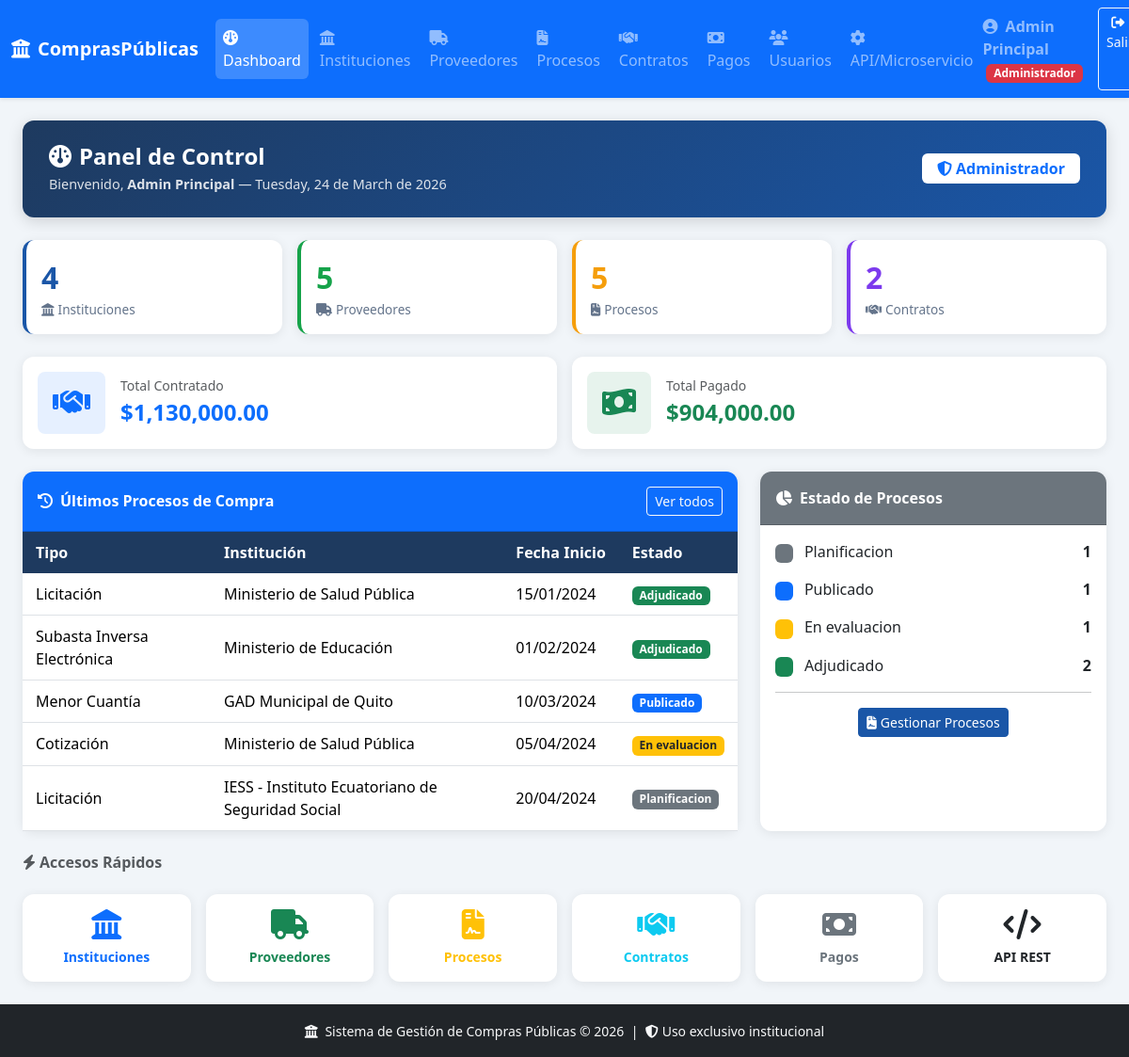
/views/dashboard.php (signed in), run on the app's committed database.
### tables this page shows
CREATE TABLE IF NOT EXISTS proceso_compra (
    id_proceso INT AUTO_INCREMENT PRIMARY KEY,
    id_institucion INT NOT NULL,
    tipo_proceso VARCHAR(100) NOT NULL,
    fecha_inicio DATE NOT NULL,
    estado ENUM('planificacion','publicado','en_evaluacion','adjudicado','desierto','cancelado') NOT NULL DEFAULT 'planificacion',
    descripcion TEXT,
    presupuesto_referencial DECIMAL(15,2),
    created_at TIMESTAMP DEFAULT CURRENT_TIMESTAMP,
    CONSTRAINT fk_proceso_institucion FOREIGN KEY (id_institucion) REFERENCES institucion_publica(id_institucion) ON UPDATE CASCADE ON DELETE RESTRICT
);

CREATE TABLE IF NOT EXISTS institucion_publica (
    id_institucion INT AUTO_INCREMENT PRIMARY KEY,
    nombre VARCHAR(200) NOT NULL,
    telefono VARCHAR(20),
    correo VARCHAR(150),
    direccion VARCHAR(300),
    created_at TIMESTAMP DEFAULT CURRENT_TIMESTAMP
);

### includes/session.php (called while the page is built, shortened)
<?php
function isAdmin()
{
    return ($_SESSION['user_rol'] ?? '') === 'administrador';
}

### views/dashboard.php (the view, shortened to what this page needs)
<?php
require_once '../includes/header.php';
$pdo = getDB();
$stats = [
    'instituciones' => $pdo->query("SELECT COUNT(*) FROM institucion_publica")->fetchColumn(),
    'proveedores'   => $pdo->query("SELECT COUNT(*) FROM proveedor")->fetchColumn(),
    'procesos'      => $pdo->query("SELECT COUNT(*) FROM proceso_compra")->fetchColumn(),
    'contratos'     => $pdo->query("SELECT COUNT(*) FROM contrato")->fetchColumn(),
    'pagos'         => $pdo->query("SELECT COUNT(*) FROM pago")->fetchColumn(),
    'total_pagado'  => $pdo->query("SELECT COALESCE(SUM(monto_pagado),0) FROM pago")->fetchColumn(),
    'total_contratado' => $pdo->query("SELECT COALESCE(SUM(monto_contratado),0) FROM contrato")->fetchColumn(),
];
$ultimosProcesos = $pdo->query("
    SELECT pc.*, ip.nombre AS institucion
    FROM proceso_compra pc
    JOIN institucion_publica ip ON pc.id_institucion = ip.id_institucion
    ORDER BY pc.created_at DESC LIMIT 5
")->fetchAll();
$estadosProcesos = $pdo->query("
    SELECT estado, COUNT(*) as total FROM proceso_compra GROUP BY estado
")->fetchAll();
?>
<div class="page-hero">
  <div class="d-flex justify-content-between align-items-center">
    <div>
      <h2><i class="fa fa-gauge me-2"></i>Panel de Control</h2>
      <p>Bienvenido, <strong><?php echo htmlspecialchars($_SESSION['user_name']); ?></strong> — <?php echo date('l, d \d\e F \d\e Y'); ?></p>
    </div>
    <div class="text-end d-none d-md-block">
      <span class="badge bg-white text-primary fs-6 px-3 py-2">
        <i class="fa fa-shield-halved me-1"></i><?php echo ucfirst($_SESSION['user_rol']); ?>
      </span>
    </div>
  </div>
</div>
<div class="row g-3 mb-4">
  <div class="col-6 col-md-3">
    <div class="card stat-card p-3">
      <div class="stat-number"><?php echo $stats['instituciones']; ?></div>
      <div class="stat-label"><i class="fa fa-landmark me-1"></i>Instituciones</div>
    </div>
  </div>
  <div class="col-6 col-md-3">
    <div class="card stat-card p-3" style="border-color:#16a34a">
      <div class="stat-number" style="color:#16a34a"><?php echo $stats['proveedores']; ?></div>
      <div class="stat-label"><i class="fa fa-truck me-1"></i>Proveedores</div>
    </div>
  </div>
  <div class="col-6 col-md-3">
    <div class="card stat-card p-3" style="border-color:#f59e0b">
      <div class="stat-number" style="color:#f59e0b"><?php echo $stats['procesos']; ?></div>
      <div class="stat-label"><i class="fa fa-file-contract me-1"></i>Procesos</div>
    </div>
  </div>
  <div class="col-6 col-md-3">
    <div class="card stat-card p-3" style="border-color:#7c3aed">
      <div class="stat-number" style="color:#7c3aed"><?php echo $stats['contratos']; ?></div>
      <div class="stat-label"><i class="fa fa-handshake me-1"></i>Contratos</div>
    </div>
  </div>
</div>
<div class="row g-3 mb-4">
  <div class="col-md-6">
    <div class="card p-3">
      <div class="d-flex align-items-center">
        <div class="bg-primary bg-opacity-10 rounded-3 p-3 me-3">
          <i class="fa fa-handshake fa-2x text-primary"></i>
        </div>
        <div>
          <div class="text-muted small">Total Contratado</div>
          <div class="fw-bold fs-4 text-primary">$<?php echo number_format($stats['total_contratado'], 2, '.', ','); ?></div>
        </div>
      </div>
    </div>
  </div>
  <div class="col-md-6">
    <div class="card p-3">
      <div class="d-flex align-items-center">
        <div class="bg-success bg-opacity-10 rounded-3 p-3 me-3">
          <i class="fa fa-money-bill-wave fa-2x text-success"></i>
        </div>
        <div>
          <div class="text-muted small">Total Pagado</div>
          <div class="fw-bold fs-4 text-success">$<?php echo number_format($stats['total_pagado'], 2, '.', ','); ?></div>
        </div>
      </div>
    </div>
  </div>
</div>
<div class="row g-4">
  <div class="col-lg-8">
    <div class="card">
      <div class="card-header bg-primary text-white d-flex justify-content-between align-items-center py-3">
        <span><i class="fa fa-clock-rotate-left me-2"></i>Últimos Procesos de Compra</span>
        <a href="procesos.php" class="btn btn-sm btn-outline-light">Ver todos</a>
      </div>
      <div class="card-body p-0">
        <div class="table-responsive">
          <table class="table table-hover mb-0">
            <thead><tr>
              <th>Tipo</th><th>Institución</th><th>Fecha Inicio</th><th>Estado</th>
            </tr></thead>
            <tbody>
            <?php foreach ($ultimosProcesos as $p):
              $badgeClass = match($p['estado']) {
                'adjudicado' => 'bg-success',
                'publicado' => 'bg-primary',
                'en_evaluacion' => 'bg-warning text-dark',
                'cancelado','desierto' => 'bg-danger',
                default => 'bg-secondary'
              };
            ?>
            <tr>
              <td><?php echo htmlspecialchars($p['tipo_proceso']); ?></td>
              <td><?php echo htmlspecialchars($p['institucion']); ?></td>
              <td><?php echo date('d/m/Y', strtotime($p['fecha_inicio'])); ?></td>
              <td><span class="badge <?php echo $badgeClass; ?>"><?php echo ucfirst(str_replace('_',' ',$p['estado'])); ?></span></td>
            </tr>
            <?php endforeach; ?>
            </tbody>
          </table>
        </div>
      </div>
    </div>
  </div>
  <div class="col-lg-4">
    <div class="card h-100">
      <div class="card-header bg-secondary text-white py-3">
        <i class="fa fa-chart-pie me-2"></i>Estado de Procesos
      </div>
      <div class="card-body">
        <?php
        $colors = ['planificacion'=>'secondary','publicado'=>'primary','en_evaluacion'=>'warning','adjudicado'=>'success','desierto'=>'dark','cancelado'=>'danger'];
        foreach ($estadosProcesos as $e):
          $c = $colors[$e['estado']] ?? 'secondary';
        ?>
        <div class="d-flex justify-content-between align-items-center mb-3">
          <div>
            <span class="badge bg-<?php echo $c; ?> me-2">&nbsp;</span>
            <?php echo ucfirst(str_replace('_',' ',$e['estado'])); ?>
          </div>
          <strong><?php echo $e['total']; ?></strong>
        </div>
        <?php endforeach; ?>
        <hr>
        <div class="text-center mt-3">
          <a href="procesos.php" class="btn btn-primary btn-sm">
            <i class="fa fa-file-contract me-1"></i>Gestionar Procesos
          </a>
        </div>
      </div>
    </div>
  </div>
</div>
<div class="row g-3 mt-2">
  <div class="col-12"><h6 class="text-muted fw-bold"><i class="fa fa-bolt me-1"></i>Accesos Rápidos</h6></div>
  <?php $menus = [
    ['instituciones.php','fa-landmark','Instituciones','primary'],
    ['proveedores.php','fa-truck','Proveedores','success'],
    ['procesos.php','fa-file-contract','Procesos','warning'],
    ['contratos.php','fa-handshake','Contratos','info'],
    ['pagos.php','fa-money-bill','Pagos','secondary'],
    ['microservicio.php','fa-code','API REST','dark'],
  ]; ?>
  <?php foreach ($menus as $m): ?>
  <div class="col-6 col-md-2">
    <a href="<?php echo $m[0]; ?>" class="card text-center p-3 text-decoration-none text-<?php echo $m[3]; ?> hover-shadow">
      <i class="fa <?php echo $m[1]; ?> fa-2x mb-2"></i>
      <div class="small fw-bold"><?php echo $m[2]; ?></div>
    </a>
  </div>
  <?php endforeach; ?>
</div>
<?php require_once '../includes/footer.php'; ?>

### includes/header.php (shortened to what this page needs)
<?php
require_once __DIR__ . '/session.php';
$rol = $_SESSION['user_rol'];
$nombre = $_SESSION['user_name'];
?>
<!DOCTYPE html>
<html lang="es">
<head>
    <link rel="stylesheet" href="https://cdnjs.cloudflare.com/ajax/libs/bootstrap/5.3.2/css/bootstrap.min.css">
    <link rel="stylesheet" href="https://cdnjs.cloudflare.com/ajax/libs/font-awesome/6.4.0/css/all.min.css">
    <link rel="stylesheet" href="../assets/css/style.css">
</head>
<body>
<nav class="navbar navbar-expand-lg navbar-dark bg-primary shadow-sm sticky-top">
  <div class="container-fluid">
    <a class="navbar-brand fw-bold" href="dashboard.php">
      <i class="fa fa-building-columns me-2"></i>ComprasPúblicas
    </a>
    <div class="collapse navbar-collapse" id="navbarNav">
      <ul class="navbar-nav me-auto">
        <li class="nav-item">
          <a class="nav-link <?php echo (basename($_SERVER['PHP_SELF'])=='dashboard.php')?'active':''; ?>" href="dashboard.php">
            <i class="fa fa-gauge me-1"></i>Dashboard
          </a>
        </li>
        <li class="nav-item">
          <a class="nav-link <?php echo (basename($_SERVER['PHP_SELF'])=='instituciones.php')?'active':''; ?>" href="instituciones.php">
            <i class="fa fa-landmark me-1"></i>Instituciones
          </a>
        </li>
        <li class="nav-item">
          <a class="nav-link <?php echo (basename($_SERVER['PHP_SELF'])=='proveedores.php')?'active':''; ?>" href="proveedores.php">
            <i class="fa fa-truck me-1"></i>Proveedores
          </a>
        </li>
        <li class="nav-item">
          <a class="nav-link <?php echo (basename($_SERVER['PHP_SELF'])=='procesos.php')?'active':''; ?>" href="procesos.php">
            <i class="fa fa-file-contract me-1"></i>Procesos
          </a>
        </li>
        <li class="nav-item">
          <a class="nav-link <?php echo (basename($_SERVER['PHP_SELF'])=='contratos.php')?'active':''; ?>" href="contratos.php">
            <i class="fa fa-handshake me-1"></i>Contratos
          </a>
        </li>
        <li class="nav-item">
          <a class="nav-link <?php echo (basename($_SERVER['PHP_SELF'])=='pagos.php')?'active':''; ?>" href="pagos.php">
            <i class="fa fa-money-bill me-1"></i>Pagos
          </a>
        </li>
        <?php if (isAdmin()): ?>
        <li class="nav-item">
          <a class="nav-link <?php echo (basename($_SERVER['PHP_SELF'])=='usuarios.php')?'active':''; ?>" href="usuarios.php">
            <i class="fa fa-users me-1"></i>Usuarios
          </a>
        </li>
        <?php endif; ?>
        <li class="nav-item">
          <a class="nav-link <?php echo (basename($_SERVER['PHP_SELF'])=='microservicio.php')?'active':''; ?>" href="microservicio.php">
            <i class="fa fa-gear me-1"></i>API/Microservicio
          </a>
        </li>
      </ul>
      <div class="navbar-nav ms-auto">
        <span class="navbar-text me-3">
          <i class="fa fa-circle-user me-1"></i>
          <strong><?php echo htmlspecialchars($nombre); ?></strong>
          <span class="badge ms-1 <?php echo $rol==='administrador'?'bg-danger':($rol==='desarrollador'?'bg-warning text-dark':'bg-success'); ?>">
            <?php echo ucfirst($rol); ?>
          </span>
        </span>
        <a class="btn btn-outline-light btn-sm" href="../controllers/auth_controller.php?action=logout">
          <i class="fa fa-right-from-bracket me-1"></i>Salir
        </a>
      </div>
    </div>
  </div>
</nav>
<main class="container-fluid py-4 px-4">

### includes/footer.php (shortened to what this page needs)
</main>
<footer class="footer bg-dark text-light py-3 mt-auto">
  <div class="container-fluid text-center">
    <small>
      <i class="fa fa-building-columns me-1"></i>
      Sistema de Gestión de Compras Públicas &copy; <?php echo date('Y'); ?>
      &nbsp;|&nbsp;
      <i class="fa fa-shield-halved me-1"></i>Uso exclusivo institucional
    </small>
  </div>
</footer>
</body>
</html>

### assets/css/style.css (style rules this page uses)
:root { --primary: #1a56a7; --secondary: #1e3a5f; --accent: #f59e0b; --success: #16a34a; --danger: #dc2626; }
body { background: #f1f5f9; font-family: 'Segoe UI', Arial, sans-serif; min-height: 100vh; display: flex; flex-direction: column; }
main { flex: 1; }
.page-hero { background: linear-gradient(135deg, var(--secondary) 0%, var(--primary) 100%); color: white; border-radius: 12px; padding: 24px 28px; margin-bottom: 24px; box-shadow: 0 4px 16px rgba(0,0,0,0.15); }
.page-hero h2 { margin: 0; font-weight: 700; font-size: 1.5rem; }
.page-hero p { margin: 4px 0 0; opacity: 0.85; font-size: 0.9rem; }
.card { border: none; border-radius: 12px; box-shadow: 0 2px 12px rgba(0,0,0,0.08); }
.card-header { border-radius: 12px 12px 0 0 !important; font-weight: 600; }
.stat-card { border-left: 4px solid var(--primary); transition: transform 0.2s; }
.stat-card .stat-number { font-size: 2rem; font-weight: 700; color: var(--primary); }
.stat-card .stat-label { color: #64748b; font-size: 0.85rem; }
.table thead th { background: var(--secondary); color: white; font-weight: 600; border: none; white-space: nowrap; }
.table td, .table th { vertical-align: middle; padding: 10px 14px; }
.btn-primary { background: var(--primary); border-color: var(--primary); }
.navbar-nav .nav-link.active { background: rgba(255,255,255,0.2); border-radius: 6px; }
.nav-link { border-radius: 6px; margin: 0 2px; transition: background 0.2s; }

### data on the page
proceso_compra: id_institucion "4", id_proceso "5", tipo_proceso "Licitación", id_institucion.nombre "IESS - Instituto Ecuatoriano de Seguridad Social", fecha_inicio "20/04/2024", estado "Planificacion"
proceso_compra: tipo_proceso "Licitación", id_institucion.nombre "Ministerio de Salud Pública", fecha_inicio "15/01/2024", estado "Adjudicado"
proceso_compra: tipo_proceso "Subasta Inversa Electrónica", id_institucion.nombre "Ministerio de Educación", fecha_inicio "01/02/2024", estado "Adjudicado"
proceso_compra: tipo_proceso "Menor Cuantía", id_institucion.nombre "GAD Municipal de Quito", fecha_inicio "10/03/2024", estado "Publicado"
proceso_compra: tipo_proceso "Cotización", id_institucion.nombre "Ministerio de Salud Pública", fecha_inicio "05/04/2024", estado "En evaluacion"

### other printed values
$nombre "Admin Principal"
$rol "Administrador"
$_SESSION['user_name'] "Admin Principal"
$_SESSION['user_rol'] "Administrador"
$stats['contratos'] "2"
$stats['total_contratado'] "1,130,000.00"
$stats['total_pagado'] "904,000.00"
str_replace('_',' ',$e['estado']) "Planificacion"
$e['total'] "1"
str_replace('_',' ',$e['estado']) "Publicado"
str_replace('_',' ',$e['estado']) "En evaluacion"
str_replace('_',' ',$e['estado']) "Adjudicado"
$e['total'] "2"
$m[2] "Instituciones"
$m[2] "Proveedores"
